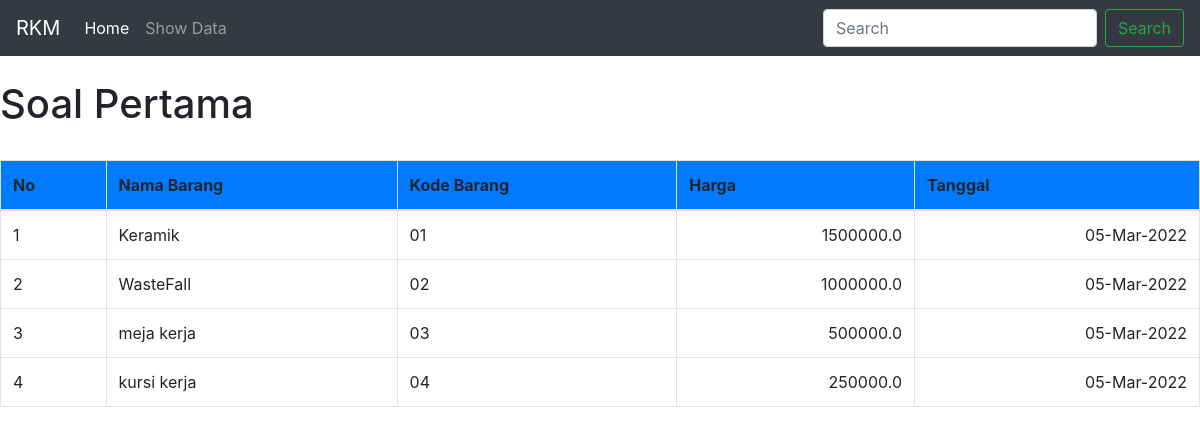
Page /gerai/ on the committed database.
### gerai/models.py (models this page shows)
class TblTes(models.Model):
    nama_barang = models.CharField(max_length=50,blank=True,null=True)
    kode_barang = models.CharField(max_length=2,blank=True,null=True)
    tanggal = models.DateField(blank=True,null=True)
    harga = models.FloatField()
    class Meta:
        db_table = 'tbltes'
        verbose_name ='TblTes'
        verbose_name_plural = verbose_name

### gerai/views.py (the view)
# urls.py: path('', views.index, name='index'),
def index(request):
    tes = TblTes.objects.all()
    return render(request,'gerai/show.html',{'tes':tes})

### gerai/templates/gerai/show.html (shortened to what this page needs)
{% load static %}
<!doctype html>
<html lang="en">
  <head>
    <link rel="stylesheet" href="https://cdn.jsdelivr.net/npm/bootstrap@4.0.0/dist/css/bootstrap.min.css">
  <nav class="navbar navbar-expand-lg navbar-dark bg-dark">
  <a class="navbar-brand" href="#">RKM</a>
  <div class="collapse navbar-collapse" id="navbarSupportedContent">
    <ul class="navbar-nav mr-auto">
      <li class="nav-item active">
        <a class="nav-link" href="/gerai/">Home <span class="sr-only">(current)</span></a>
      </li>
      <li class="nav-item">
        <a class="nav-link" href="/gerai/tampil/">Show Data</a>
      </li>
    </ul>
    <form class="form-inline my-2 my-lg-0">
      <input class="form-control mr-sm-2" type="search" placeholder="Search" aria-label="Search">
      <button class="btn btn-outline-success my-2 my-sm-0" type="submit">Search</button>
    </form>
  </div>
</nav>
  </head>
  <body>
<br>
    <h1>Soal Pertama</h1>
<br>
<table class="table table-bordered">
  <thead class="bg-primary">
    <tr>
      <th scope="col">No</th>
      <th scope="col">Nama Barang</th>
      <th scope="col">Kode Barang</th>
      <th scope="col">Harga</th>
      <th scope="col">Tanggal</th>
    </tr>
  </thead>
  <tbody>
      {% for p in tes %}
      <tr>
          <td scope ="row">{{forloop.counter }}</td>
          <td>{{p.nama_barang }}</td>
          <td>{{ p.kode_barang}}</td>
          <td align="right">{{ p.harga }}</td>
          <td align="right">{{ p.tanggal|date:"d-M-Y"}}</td>
       </tr>
      {% endfor %}
  </tbody>
</table>
  </body>
</html>

### rows in the picture
TblTes: nama_barang "Keramik", kode_barang "01", harga "1500000.0", tanggal "05-Mar-2022"
TblTes: nama_barang "WasteFall", kode_barang "02", harga "1000000.0", tanggal "05-Mar-2022"
TblTes: nama_barang "meja kerja", kode_barang "03", harga "500000.0", tanggal "05-Mar-2022"
TblTes: nama_barang "kursi kerja", kode_barang "04", harga "250000.0", tanggal "05-Mar-2022"
